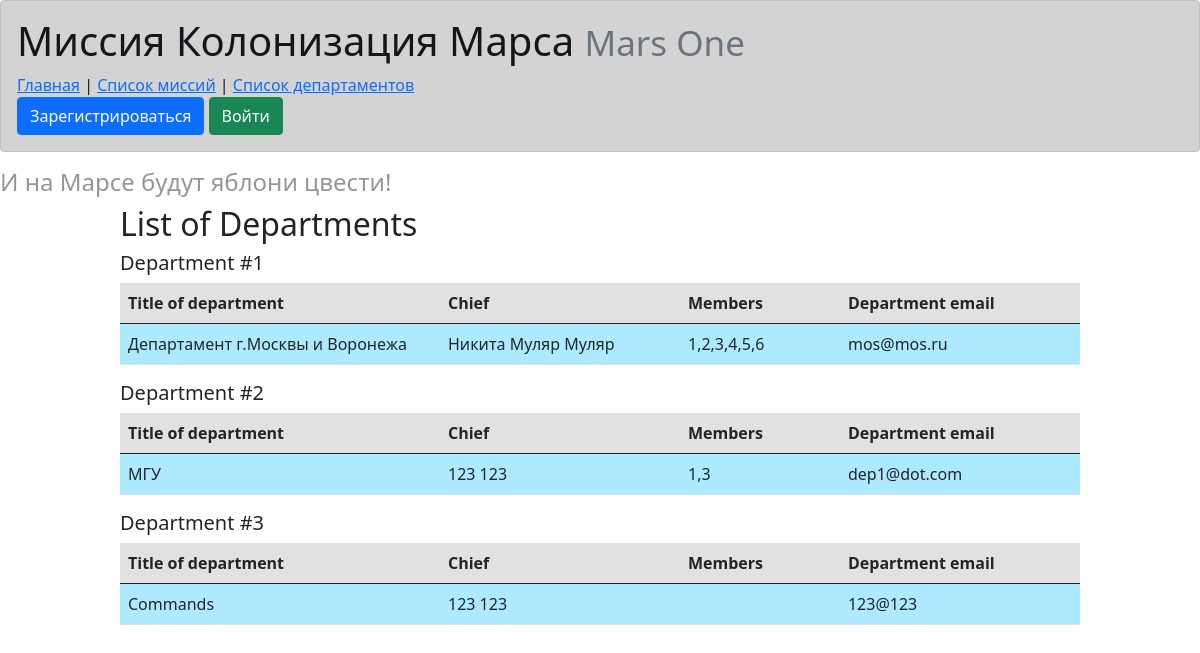
/departments, run on an earlier commit of the app's database.
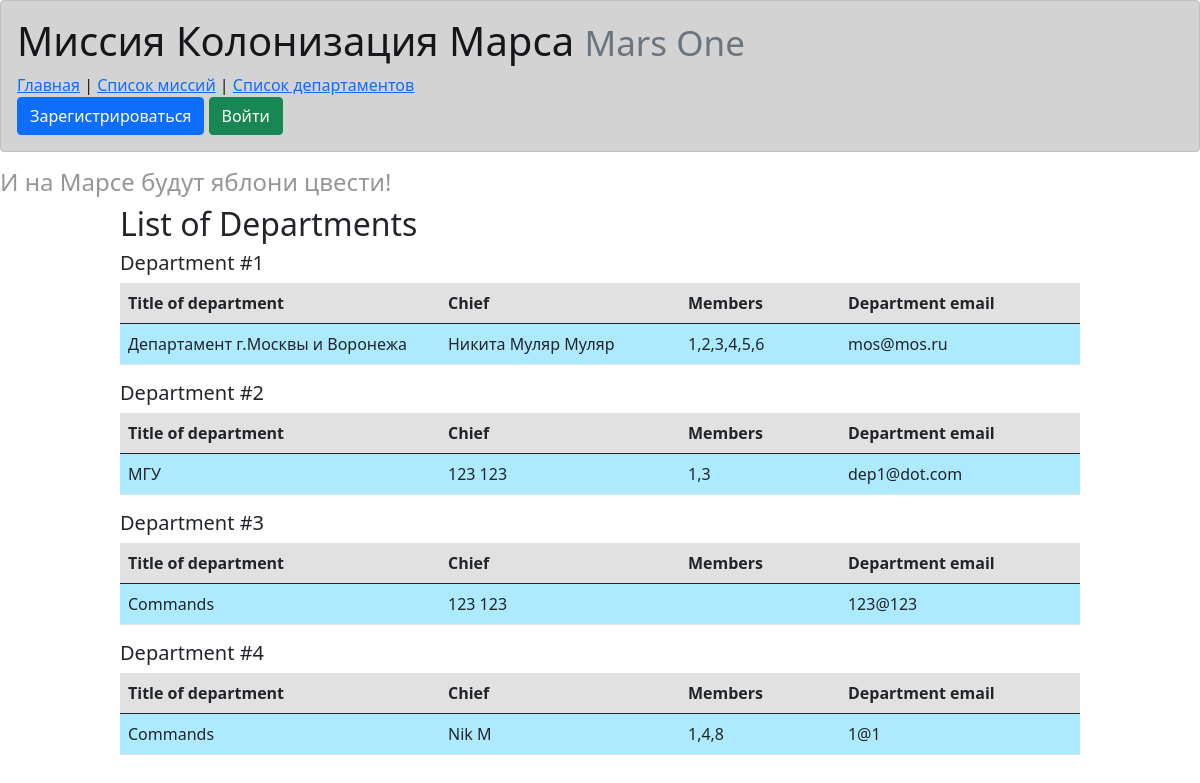
And on a later commit of the database.
### data/departments.py (models this page shows)
class Department(SqlAlchemyBase):
    __tablename__ = 'departments'
    id = sqlalchemy.Column(sqlalchemy.Integer, primary_key=True, autoincrement=True)
    title = sqlalchemy.Column(sqlalchemy.String, nullable=True)
    chief = sqlalchemy.Column(sqlalchemy.Integer, sqlalchemy.ForeignKey('users.id'), nullable=True)
    members = sqlalchemy.Column(sqlalchemy.String, nullable=True)
    email = sqlalchemy.Column(sqlalchemy.Integer, nullable=True)
    user = orm.relationship("User")

### data/users.py (models this page shows, shortened)
class User(SqlAlchemyBase, UserMixin):
    __tablename__ = 'users'
    id = sqlalchemy.Column(sqlalchemy.Integer, primary_key=True, autoincrement=True)
    surname = sqlalchemy.Column(sqlalchemy.String, nullable=True)
    name = sqlalchemy.Column(sqlalchemy.String, nullable=True)
    age = sqlalchemy.Column(sqlalchemy.Integer, nullable=True)
    position = sqlalchemy.Column(sqlalchemy.String, nullable=True)
    speciality = sqlalchemy.Column(sqlalchemy.String, nullable=True)
    address = sqlalchemy.Column(sqlalchemy.String, nullable=True)
    email = sqlalchemy.Column(sqlalchemy.String, nullable=False, unique=True, index=True)
    hashed_password = sqlalchemy.Column(sqlalchemy.String, nullable=True)
    modified_date = sqlalchemy.Column(sqlalchemy.DateTime, default=datetime.datetime.now)

### main.py (the view)
@app.route('/departments')
def list_departs():
    db_sess = db_session.create_session()
    res = db_sess.query(Department).all()
    return render_template('departments.html', departs=res)

### data/db_session.py (called while the page is built)
def create_session() -> Session:
    global __factory
    return __factory()

### templates/departments.html (shortened to what this page needs)
{% extends "base.html" %}
{% block content %}
<h2 id="spec2">List of Departments</h2>
<div id="work_logs">
{% for dep in departs %}
<h5>Department #{{ dep.id }}</h5>
<table class="table">
  <thead class="thead-light">
    <tr class="d-flex" style="background-color: #e1e1e1">
      <th scope="col" class="col-4">Title of department</th>
      <th scope="col" class="col-3">Chief</th>
      <th scope="col" class="col-2">Members</th>
      <th scope="col" class="col-3">Department email</th>
    </tr>
  </thead>
  <tbody>
    <tr class="d-flex" style="background-color: #aeeaff">
      <td class="col-4">{{ dep.title }}</td>
      <td class="col-3">{{ dep.user.name }} {{ dep.user.surname }}</td>
      <td class="col-2">{{ dep.members }}</td>
      <td class="col-3">{{ dep.email }}</td>
    </tr>
  </tbody>
</table>
{% endfor %}
</div>
{% endblock %}

### templates/base.html (shortened to what this page needs)
<!DOCTYPE html>
<html lang="en">
<head>
    <link rel="stylesheet" href="/static/css/style.css"/>
    <link rel="stylesheet"
          href="https://cdn.jsdelivr.net/npm/bootstrap@5.0.0-beta1/dist/css/bootstrap.min.css"
>
</head>
<body>
<nav>
<div class="alert alert-dark" role="alert">
    <h1>Миссия Колонизация Марса
        <small class="text-muted">Mars One</small>
    </h1>
<a href="/">Главная</a> | <a href="/jobs">Список миссий</a> | <a href="/departments">Список департаментов</a><br/>
<a>
{% if current_user.is_authenticated %}
    <a class="navbar-brand" href="/logout">{{ current_user.name }}</a>
{% else %}
    <a>
        <a class="btn btn-primary " href="/register">Зарегистрироваться</a>
        <a class="btn btn-success" href="/login">Войти</a>
    </a>
{% endif %}
</a>
</div>
</nav>
<h4>И на Марсе будут яблони цвести!</h4>
{% block content %}{% endblock %}
</body>
</html>

### static/css/style.css (style rules this page uses)
h4 { color: rgb(150, 150, 150); }
h2 { margin-left: 20%; }
a { color: #4a0000; }
#work_logs { max-width: 80%; margin-left: 10%; margin-right: 10%; }
#spec2 { margin-left: 10%; }

What changed in the data, as far as the page shows it:
added Department: id "4", title "Commands", user.name "Nik", user.surname "M", members "1,4,8", email "1@1"
